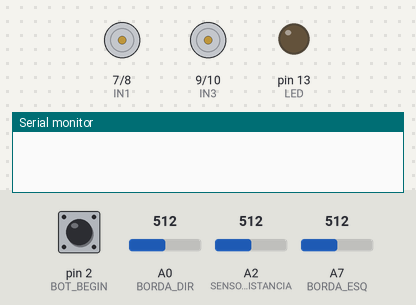
Bench run of a sketch on a simulated Arduino Nano, built with avr-gcc and run on an emulated ATmega328P. Shown: motor-driver pin pairs drawn as motors (green arrow = first pin HIGH = forward, orange = second pin HIGH = backward, longer = more drive, scaled by the enable pin), output pins drawn as LEDs (lit = HIGH), the last lines printed to the serial monitor. The test bench sets the inputs (shaded band); at power-on: pin 2 (BOT_BEGIN) HIGH, A0 (BORDA_DIR) = 512, A2 (SENSOR_DISTANCIA) = 512, A7 (BORDA_ESQ) = 512.

Above: at 0.8 s.
0.9 s: pin 2 (BOT_BEGIN) pulled LOW for 0.15 s
4.0 s: A0 (BORDA_DIR) set to 319
At 6.2 s:
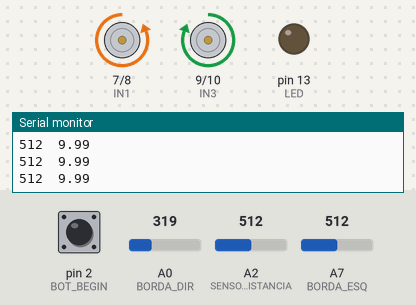
7.0 s: A0 (BORDA_DIR) set to 290
At 7.12 s:
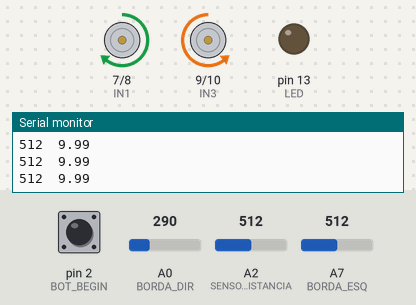
10.0 s: A2 (SENSOR_DISTANCIA) set to 122
At 10.05 s:
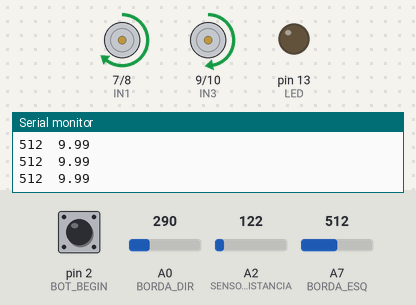
At 12.12 s:
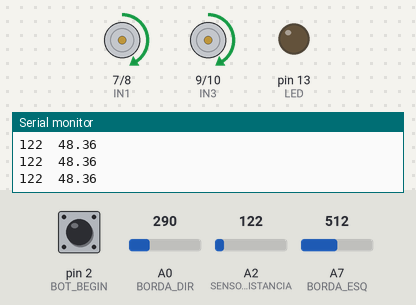
13.0 s: A7 (BORDA_ESQ) set to 317
16.0 s: A7 (BORDA_ESQ) set to 289
Timing chart, 0 to 20.0 s (numbered marks = the images above; inputs shaded):
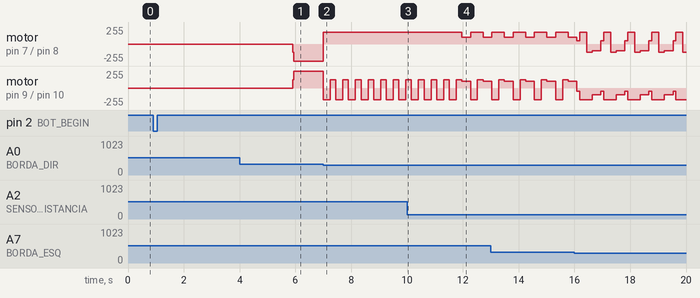

Measured:
- the behaviour switches between 301 and 300 on A0 (BORDA_DIR) (found by bisection; images 1 and 2)
- after the input at 0.9 s, every drawn part: stays the same
- after the input at 7.0 s, motor on pin 7 (IN1) / pin 8 (IN2): backward 255/255 → forward 178/255 at once; motor on pin 9 (IN3) / pin 10 (IN4): alternates backward 178/255 for 0.25 s and forward 127/255 for 0.20 s, starting at once
- after the input at 10.0 s, motor on pin 7 (IN1) / pin 8 (IN2): forward 178/255 → forward 102/255 after 2.0 s, → forward 178/255 0.31 s later, → forward 102/255 0.45 s later

The sketch:

Scurva.ino
```cpp
// PINOS
// Motor esquerdo
#define ENA 6
#define IN1 7 // Positivo do motor esquerdo
#define IN2 8
// Motor direito
#define IN3 9     // Positivo motor direito
#define IN4 10
#define ENB 11

// Sensores
#define BORDA_ESQ A7
#define BORDA_DIR A0
#define TSSOP_DIR A1
#define TSSOP_ESQ A5
#define SENSOR_DISTANCIA A2

// Misc
#define BOT_BEGIN 2
#define LED 13

// CONSTANTES
#define LIMIAR_BORDA 300

bool borda_direita = false, borda_esquerda = false;
bool inimigo_esquerda = false, inimigo_direita = false, inimigo_centro = false;
bool ninguem_ai = true;

float distancia = 0;

long time_borda = 0;
const int intervalo_borda = 10;

long time_search = 0;
const int intervalo_search = 30;

long time_now = 0;

const int nmedias = 5;
int medias[nmedias];


void setup()
{
    Serial.begin(9600);
    for(int i = 6; i < 12; i++)
        pinMode(i, OUTPUT);
    pinMode(LED, OUTPUT);
    pinMode(BOT_BEGIN, INPUT_PULLUP);

    for(int i = 0; i < nmedias; i++)
      medias[i] = 0;

    while(digitalRead(BOT_BEGIN) != 0);

    delay(5000);
}
void loop()
{
  verificaBorda();
  search();
}

void praFrente(int velocidade, char qual)
{
    velocidade = prct(velocidade);

    if(qual == 'D')
    {
        // Velocidade
        analogWrite(ENB, velocidade);

        // Motor direito
        digitalWrite(IN3, HIGH);
        digitalWrite(IN4, LOW);
    }
    else if(qual == 'E')
    {
        // Velocidade
        analogWrite(ENA, velocidade);

        // Motor esquerdo
        digitalWrite(IN1, LOW);
        digitalWrite(IN2, HIGH);
    }
    else
    {
        // Velocidade
        analogWrite(ENA, velocidade);
        analogWrite(ENB, velocidade);

        // Motor esquerdo
        digitalWrite(IN1, LOW);
        digitalWrite(IN2, HIGH);

        // Motor direito
        digitalWrite(IN3, HIGH);
        digitalWrite(IN4, LOW);
    }

}

void praTras(int velocidade, char qual)
{
    velocidade = prct(velocidade);

    if(qual == 'D')
    {
        // Velocidade
        analogWrite(ENB, velocidade);

        // Motor direito
        digitalWrite(IN3, LOW);
        digitalWrite(IN4, HIGH);
    }
    else if(qual == 'E')
    {
        // Velocidade
        analogWrite(ENA, velocidade);

        // Motor esquerdo
        digitalWrite(IN1, HIGH);
        digitalWrite(IN2, LOW);
    }
    else
    {
        // Velocidade
        analogWrite(ENA, velocidade);
        analogWrite(ENB, velocidade);

        // Motor esquerdo
        digitalWrite(IN1, HIGH);
        digitalWrite(IN2, LOW);

        // Motor direito
        digitalWrite(IN3, LOW);
        digitalWrite(IN4, HIGH);
    }

}

void parar(char qual)
{
    if(qual == 'D')
    {
        // Velocidade
        analogWrite(ENB, 0);

        // Motor direito
        digitalWrite(IN3, HIGH);
        digitalWrite(IN4, HIGH);
    }
    else if(qual == 'E')
    {
        // Velocidade
        analogWrite(ENA, 0);

        // Motor esquerdo
        digitalWrite(IN1, HIGH);
        digitalWrite(IN2, HIGH);
    }
    else
    {
        // Velocidade
        analogWrite(ENA, 0);
        analogWrite(ENB, 0);

        // Motor esquerdo
        digitalWrite(IN1, HIGH);
        digitalWrite(IN2, HIGH);

        // Motor direito
        digitalWrite(IN3, HIGH);
        digitalWrite(IN4, HIGH);
    }
}

// Muda de porcentagem pra pwm
int prct(int perc)
{
    int pwm = map(perc, 0, 100, 0, 255);
    return pwm;
}

// Verfica os sensores de borda
void verificaBorda()
{
    int bordaD = analogRead(BORDA_DIR);
    int bordaE = analogRead(BORDA_ESQ);

    //Serial.print(bordaD); Serial.print("\t");
    //Serial.println(bordaE);
    //Serial.println(distancia);

    if( (bordaD <= LIMIAR_BORDA) && (bordaE <= LIMIAR_BORDA) )
    {
        borda_direita = true;
        borda_esquerda = true;
    }
    else if(bordaD <= LIMIAR_BORDA)
    {
        borda_direita = true;
        borda_esquerda = false;
    }
     else if(bordaE <= LIMIAR_BORDA)
    {
        borda_direita = false;
        borda_esquerda = true;
    }
    else
    {
        borda_direita = false;
        borda_esquerda = false;
    }
    saiDaBorda(borda_direita, borda_esquerda);

}

void saiDaBorda(bool bordaD, bool bordaE)
{

    if( (bordaD == true) && (bordaE == true) )
    {

        praTras(20, 'T');
        delay(100);

        praTras(70, 'T');
        delay(250);
        praFrente(50, 'E');
        praTras(70, 'D');
        delay(200);
        praFrente(40, 'E');
        praTras(40, 'D');
        //delay(600);
        for(int i = 0; i < 300  ; i++)
        {
          search();
          if(inimigo_centro)
          {
            praFrente(100, 'T');
            break;
          }
          else
            delay(1);
        }

    }
    else if((bordaD == true) && (bordaE == false))
    {
        //parar('T');
        //delay(100);
        praTras(70, 'T');
        delay(250);
        praFrente(50, 'D');
        praTras(70, 'E');
        delay(200);
        praFrente(40, 'D');
        praTras(40, 'E');
        //delay(600);
        for(int i = 0; i < 300; i++)
        {
          search();
          if(inimigo_centro)
          {
            praFrente(100, 'T');
            break;
          }
          else
            delay(1);
        }
    }
    else if((bordaD == false) && (bordaE == true))
    {
        //parar('T');
        //delay(100);
        praTras(70, 'T');
        delay(250);
        praFrente(50, 'E');
        praTras(70, 'D');
        delay(200);
        praFrente(40, 'E');
        praTras(40, 'D');
        //delay(600);
        for(int i = 0; i < 300; i++)
        {
          search();
          if(inimigo_centro)
          {
            praFrente(100, 'T');
            break;
          }
          else
            delay(1);
        }
    }
    else if ((bordaD == false) && (bordaE == false))
    {
      if(inimigo_centro)
      {
        praFrente(100, 'T');
      }
      else
      {
        praFrente(50, 'T');
      }

    }

}

/*void meiaVolta(int nivel_vel, char lado)
{
    int roda_1, roda_2;
    if(nivel_vel == 1)
    {
        roda_1 = 0;
        roda_2 = 50;
    }
    if(nivel_vel == 2)
    {
        roda_1 = 35;
        roda_2 = 70;
    }
    if(nivel_vel == 3)
    {
        roda_1 = 100;
        roda_2 = 100;
    }

    char lado_1, lado_2;
    if(lado == 'E')
    {
        lado_1 = 'E';
        lado_2 = 'D';
    }
    else
    {
        lado_1 = 'D';
        lado_2 = 'E';
    }

    praFrente(roda_2, lado_2);
    praTras(roda_1, lado_1);

}*/

// nivel e vel de 0 a 100
void curva(int nivel, int vel, char lado)
{
    int desnivel = vel - nivel;

    if(lado == 'E')
    {
        praFrente(vel, 'D');
        praFrente(desnivel, 'E');
    }
    else
    {
        praFrente(vel, 'E');
        praFrente(desnivel, 'D');
    }

}

void search()
{
    if(millis() - time_search >= intervalo_search)
    {
      int leitura_distancia;
      int _nmedias = nmedias - 1;
      leitura_distancia = analogRead(SENSOR_DISTANCIA);


      for(int i = 0; i < _nmedias; i++)
      {
        medias[i] = medias[i + 1];
      }
      medias[_nmedias] = leitura_distancia;
      int soma = 0;
      for (int i = 0; i < nmedias; i++)
        soma += medias[i];

      leitura_distancia = soma / nmedias;
      // Obtenção do valor em Volts através da formula ( valorAnalógico * (5/1023) )
      float valorVolts = leitura_distancia * (5.0/1023.0);

      // Formula para cálculo da distância levando em consideração o valor em volts
      distancia = 4800 / (valorVolts * 200 - 20 );
      if(distancia < 0)
        distancia = 0;
      if(distancia > 100)
        distancia = 100;

      Serial.print(leitura_distancia); Serial.print("\t");
      Serial.println(distancia);

      if( (distancia <= 40) && (distancia > 0))
          inimigo_centro = true;
      else
          inimigo_centro = false;
      time_search = millis();
    }

}

void arrumaFlags()
{
    if(inimigo_esquerda || inimigo_direita || inimigo_centro)
    {
        ninguem_ai = false;
        digitalWrite(LED, HIGH);
    }

    else
    {
        ninguem_ai = true;
        digitalWrite(LED, LOW);
    }

}
```
